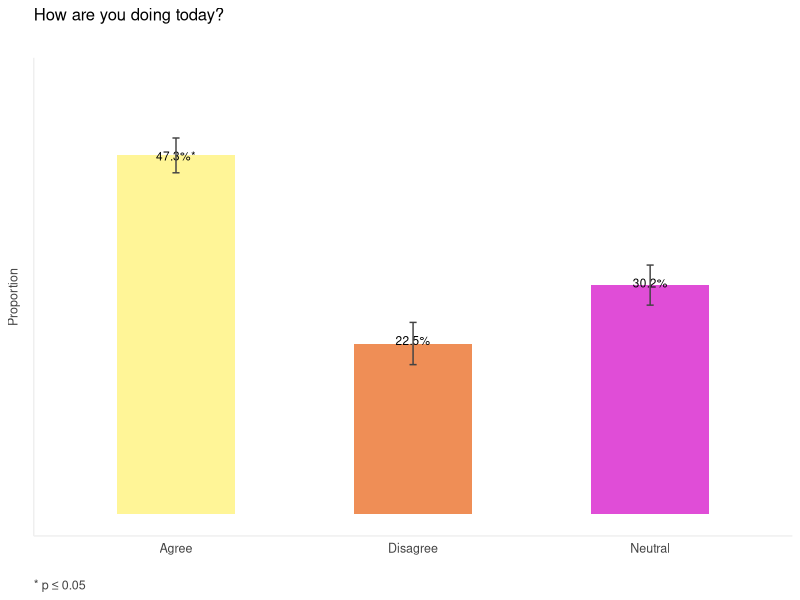
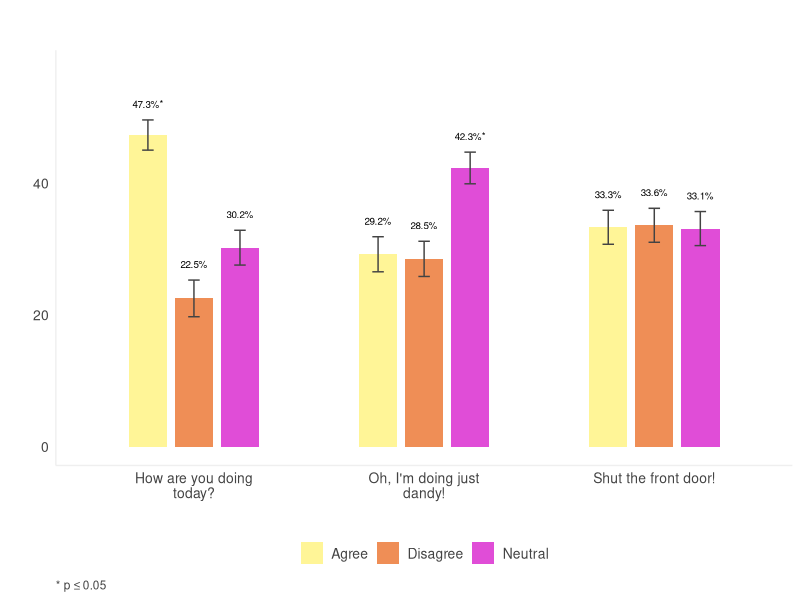
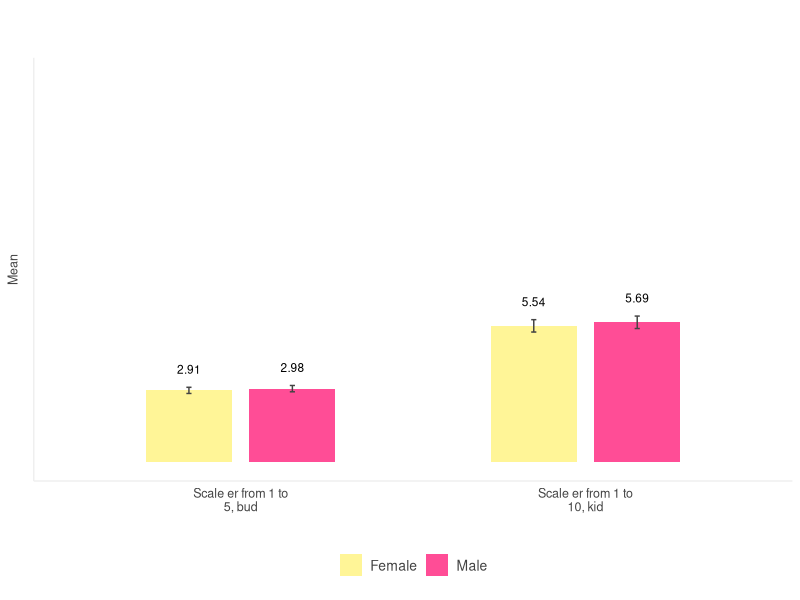

These figures' R source, in order:
## ---- chunk 1
# Import dependencies
library(dplyr)
library(ggplot2)
library(ggtext)
library(stringr)
library(tidyr)
## ---- chunk 2
# This function renders a bar plot...with many options
render_barplot <- function(items, test = "lm", ...) {
  
  # Get optional arguments
  options <- list(...)
  
  # Check whether optional arguments are set
  if(is.character(options$item_labels)) names(items) <- options$item_labels
  if(is.numeric(options$plot_width) & is.numeric(options$plot_height)) options(repr.plot.width = options$plot_width, repr.plot.height = options$plot_height)
  if(is.character(options$plot_font_face)) plot_font_face <- options$plot_font_face else plot_font_face <- "Roboto"
  if(is.numeric(options$plot_title_font_size)) plot_title_font_size <- options$plot_title_font_size else plot_title_font_size <- 10
  if(length(options$x_axis_label)) x_axis_label <- options$x_axis_label else x_axis_label <- ""
  if(length(options$y_axis_label)) y_axis_label <- options$y_axis_label else y_axis_label <- ""
  if(is.numeric(options$axis_text_font_size)) axis_text_font_size <- options$axis_text_font_size else axis_text_font_size <- 10
  if(is.numeric(options$label_font_size)) label_font_size <- options$label_font_size else label_font_size <- 2.5
  if(is.character(options$label_color)) label_color <- options$label_color else label_color <- "#434343"
  if(is.numeric(options$error_bar_size)) error_bar_size <- options$error_bar_size else error_bar_size <- 0.15
  if(isFALSE(options$show_legend)) show_legend <- "none" else show_legend <- "bottom"
  if(isFALSE(options$show_x_axis)) x_axis_text <- element_blank() else x_axis_text <- element_text(color = label_color, size = axis_text_font_size)
  if(isFALSE(options$show_y_axis)) y_axis_text <- element_blank() else y_axis_text <- element_text(color = label_color, size = axis_text_font_size)
  if(is.numeric(options$legend_font_size)) legend_font_size <- options$legend_font_size else legend_font_size <- 10
  if(is.numeric(options$transparency)) transparency <- options$transparency else transparency <- 0.7
  if(is.numeric(options$alpha_level)) alpha_level <- options$alpha_level else alpha_level <- 0.05
  if(is.numeric(options$label_wrap_size)) label_wrap_size <- options$label_wrap_size else label_wrap_size <- 20
  if(is.numeric(options$data_label_position)) data_label_position <- options$data_label_position * -1 else data_label_position <- 2.5
  if(is.numeric(options$decimals)) decimals <- options$decimals else decimals <- 1
  if(is.vector(options$grouping_variable %>% unlist)) grouping_variable <- options$grouping_variable

  get_means <- function(response, response_label, predictor, alpha_level = 0.05) {

    x <- tibble(response = response, predictor = predictor)

    df <- tibble()

    for(level in unique(x$predictor)) {
      model <- lm(response ~ 1, data = x %>% filter(predictor == level))
      df <- bind_rows(
        df,
        tibble(
            level = level,
            mean = round(model$coefficients %>% as.vector, decimals),
            ci_lower = confint(model)[1,1],
            ci_upper = confint(model)[1,2]
        )
      )
    }
    
    df <- df %>%
      mutate(
        item = !! response_label,
        stat_sig = ""
      ) %>%
      relocate(item, .before = level)

    model <- lm(response ~ predictor, data = x)
    p <- summary(model)$coefficients[2,4]

    if(p <= alpha_level) df$stat_sig <- c("*", "")


    return(df)
    
}

  # This function runs a chi-square goodness of fit test and computes props for a nominal vector
  get_props <- function(x, label, alpha_level = 0.05) {
    
    # Run Chi-square goodness of fit test
    test <- chisq.test(
      x = x %>%
        table %>% 
        unname
    )
    
    # Compute props
    props <- x %>% 
      table %>%
      prop.table %>%
      as_tibble %>%
      rename(level = ".", prop = n) %>%
      mutate(
        item = label,
        n = x %>%
          table %>%
          unname,
        error = sqrt((prop * (1 - prop)) / n) * 100,
        prop = round(prop * 100, decimals),
        ci_lower = prop - error,
        ci_upper = prop + error,
        stat_sig = ""
      ) %>%
      relocate(item, .before = level) %>%
      rename(mean = prop)
    
    # If stat sig
    if(test$p.value <= alpha_level) {
      
      # Identify prop with largest residual
      largest_residual <- which(abs(test$residuals) == max(abs(test$residuals)))
      
      # Add asterisk to stat_sig vector row with largest residual
      props$stat_sig[largest_residual] <- "*"
      
    }
    
    return(props)
    
  }

  # Wrap vector names if too long
  names(items) <- str_wrap(
    string = names(items),
    width = label_wrap_size
  )

  # Pivot all nominal vectors long, then run each vector through the get_props function
  if(test == "chi-square") {
    df <- items %>%
      pivot_longer(cols = all_of(names(items))) %>%
      #group_by(name) %>%
      #dplyr::summarize(get_props(value, unique(name), alpha_level = alpha_level), .groups = "keep") %>%
      #ungroup() %>%
      reframe(get_props(value, unique(name), alpha_level = alpha_level), .by = name) %>%
      mutate(
        item = factor(
          x = item,
          levels = all_of(names(items))
        )
      )
  } else if(test == "lm") {
    names(grouping_variable) <- "grouping_variable"
    
    df <- bind_cols(items, grouping_variable) %>%
      pivot_longer(cols = all_of(names(items))) %>%
      #group_by(name) %>%
      #dplyr::summarize(get_means(value, grouping_variable, alpha_level = alpha_level), .groups = "keep") %>%
      #ungroup() %>%
      reframe(get_means(value, unique(name), grouping_variable, alpha_level = alpha_level), .groups = "keep", .by = name) %>%
      mutate(
        item = factor(
          x = item,
          levels = all_of(names(items))
        )
      )
  }

  if(is.character(options$item_options)) {
    df <- df %>%
      mutate(
        level = factor(
          x = level,
          levels = names(options$item_options),
          labels = options$item_options
        )
      )
  }
  
  # Create color palette
  if(is.character(options$color_palette)) {
    color_palette <- options$color_palette
  } else {
    color_palette = c(
      "#fff06b",
      "#ffd600",
      "#fab100",
      "#ffb35a",
      "#ff7a00",
      "#e85e0d",
      "#ffabe1",
      "#ff0169",
      "#d90052",
      "#f689ff",
      "#d300c5",
      "#a6009f",
      "#b486ff",
      "#7638fa",
      "#7117e1"
    )
  }
  
  # Tweak plot based on number of items passed into function
  if(ncol(items) > 1) {

    # Compute unique levels in df
    unique_levels <- length(unique(df$level))
    
    # Select the number of colors needed
    fill_colors <- color_palette[
      seq(
        from = 1, 
        to = length(color_palette), 
        by = floor(length(color_palette) / unique_levels)
      )[1:unique_levels]
    ]
    
    # Set mapping content
    mapping_content <- aes(
      x = item, 
      y = mean, 
      fill = level,
      label = paste0(
        format(
          x = mean, 
          nsmall = 1
        ), 
        if_else(
          condition = test == "chi-square",
          true = "%",
          false = ""
        ), 
        stat_sig
      )
    )
    
    # Set plot title
    plot_title <- ""
      
  } else {
    
    # Select the number of colors needed
    fill_colors <- color_palette[
      seq(
        from = 1, 
        to = length(color_palette), 
        by = floor(length(color_palette) / nrow(df))
      )[1:nrow(df)]
    ]
    
    # Set mapping content
    mapping_content <- aes(
      x = level, 
      y = mean, 
      fill = level,
      label = paste0(
        format(
          x = mean, 
          nsmall = 1
        ), 
        if_else(
          condition = test == "chi-square",
          true = "%",
          false = ""
        ), 
        stat_sig
      )
    )
    
    # Set plot title
    plot_title <- gsub("\n", " ", df$item[1])
    
  }
  
  # Render bar plot
  ggplot(
    data = df,
    mapping = mapping_content
  ) + 
    geom_bar(
      stat = "identity", 
      width = 0.5, 
      position = position_dodge(width = 0.6), 
      alpha = transparency
    ) +
    geom_text(
      position = position_dodge(width = 0.6),
      aes(
        vjust = data_label_position, 
        y = ci_upper
      ), 
      size = label_font_size
    ) +
    geom_errorbar(
      aes(ymin = ci_lower, ymax = ci_upper),
      color = "#434343",
      width = error_bar_size,
      position = position_dodge(width = 0.6)
    ) + 
    scale_fill_manual(values = fill_colors) +
    scale_y_continuous(breaks = seq(from = 0, to = min(100, max(df$mean + 10)), by = 20), limits = c(0, min(100, max(df$mean + 10)))) +
    labs(
      title = plot_title,
      x = x_axis_label, 
      y = y_axis_label,
      caption = if_else(
        condition = "*" %in% df$stat_sig,
        true = paste0("&#42; p &le; ", format(round(alpha_level, 2), nsmall = 2), options$caption_title),
        false = ""
      )
    ) +
    theme_minimal() +
    theme(
      text = element_text(family = options$plot_font_face),
      plot.title = element_text(size = plot_title_font_size, margin = margin(0, 0, plot_title_font_size * 2, 0)),
      axis.title.x = element_text(color = label_color, margin = margin(0, axis_text_font_size * 1.25, 0)),
      axis.title.y = element_text(size = axis_text_font_size, color = label_color, margin = margin(0, axis_text_font_size * 0.75, 0)),
      axis.text.x = x_axis_text,
      axis.text.y = y_axis_text,
      legend.position = show_legend,
      legend.title = element_blank(),
      legend.text = element_text(size = legend_font_size, color = label_color),
      plot.caption = element_markdown(size = label_font_size + 6, color = label_color, hjust = 0),
      panel.grid.major = element_blank(),
      panel.grid.minor = element_blank(),
      axis.line = element_line(color = "#efefef")
    )
  
} 
## ---- chunk 3
# Create fake data
df <- tibble(
  `How are you doing today?` = sample(
    x = c("Agree", "Disagree", "Neutral"),
    size = 1000,
    replace = TRUE,
    prob = c(0.5, 0.2, 0.3)
  ),
  `Oh, I'm doing just dandy!` = sample(
    x = c("Agree", "Disagree", "Neutral"),
    size = 1000,
    replace = TRUE,
    prob = c(0.3, 0.27, 0.43)
  ),
  `Shut the front door!` = sample(
    x = c("Agree", "Disagree", "Neutral"),
    size = 1000,
    replace = TRUE,
    prob = c(0.32, 0.33, 0.35)
  ),
  Sex = sample(
    x = c("Female", "Male"),
    size = 1000,
    replace = TRUE,
    prob = c(0.51, 0.49)
  ),
  `Scale er from 1 to 5, bud` = sample(
    x = 1:5,
    size = 1000,
    replace = TRUE,
    prob = rep(0.2, 5)
  ),
  `Scale er from 1 to 10, kid` = sample(
    x = 1:10,
    size = 1000,
    replace = TRUE,
    prob = rep(0.1, 10)
  )
)
## ---- chunk 4
render_barplot(
  items = df %>% 
    select(`How are you doing today?`),
  test = "chi-square",
  plot_title_font_size = 12,
  y_axis_label = "Proportion",
  show_y_axis = FALSE,
  axis_text_font_size = 9,
  label_font_size = 3,
  error_bar_size = 0.03,
  show_legend = FALSE
)
## ---- chunk 5
render_barplot(
  items = df %>% 
    select(
      `How are you doing today?`, 
      `Oh, I'm doing just dandy!`, 
      `Shut the front door!`
    ),
  test = "chi-square",
  data_label_position = 1.5
)
## ---- chunk 6
render_barplot(
  items = df %>% 
    select(
      `Scale er from 1 to 5, bud`,
      `Scale er from 1 to 10, kid`
    ),
  grouping_variable = df %>%
    select(Sex),
  test = "lm",
  data_label_position = 1.5,
  decimals = 2,
  plot_title_font_size = 12,
  y_axis_label = "Mean",
  show_y_axis = FALSE,
  axis_text_font_size = 9,
  label_font_size = 3,
  error_bar_size = 0.03
)
